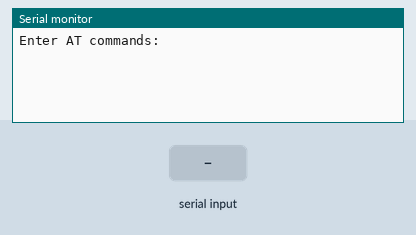
Recording of a sketch running on a simulated Arduino Mega 2560, built with avr-gcc and run on an emulated ATmega2560. Parts: the last lines printed to the serial monitor. The inputs (shaded band) are chosen by the test bench.

Above: at 1.2 s.
1.3 s: "1" received over the second serial link
At 2.1 s:
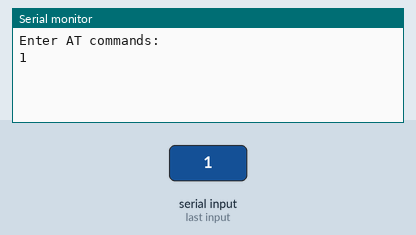
2.8 s: "0" received over the second serial link
At 3.2 s:
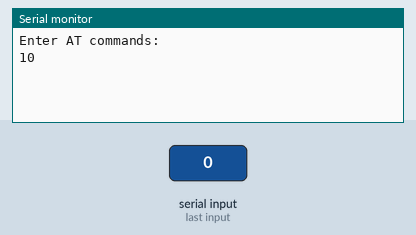

Measured:
- after the input at 1.3 s, the serial monitor: prints a new line at once (image 1)
- after the input at 2.8 s, the serial monitor: prints a new line at once (image 2)

The sketch:

ATModeblutooth_Serial.ino
```cpp
/*
AT+UART   	Baud rate of module

AT+ADDR		Address of module


AT+BIND		Address to bind to on startup
			Entered value must be comma separated, not colon

AT+CMODE	Set/query CMODE
			CMODE=1 makes the master pair to any slave in range

AT+ROLE		Set/query role
			AT+ROLE=1 for master, AT+ROLE=0 for slave
*/

#define bluSerial Serial1


void setup() {

Serial.begin(9600);

Serial.println("Enter AT commands:");

bluSerial.begin(57600);

}

void loop()

{

if (bluSerial.available())

Serial.write(bluSerial.read());

if (Serial.available())

bluSerial.write(Serial.read());

}
```
